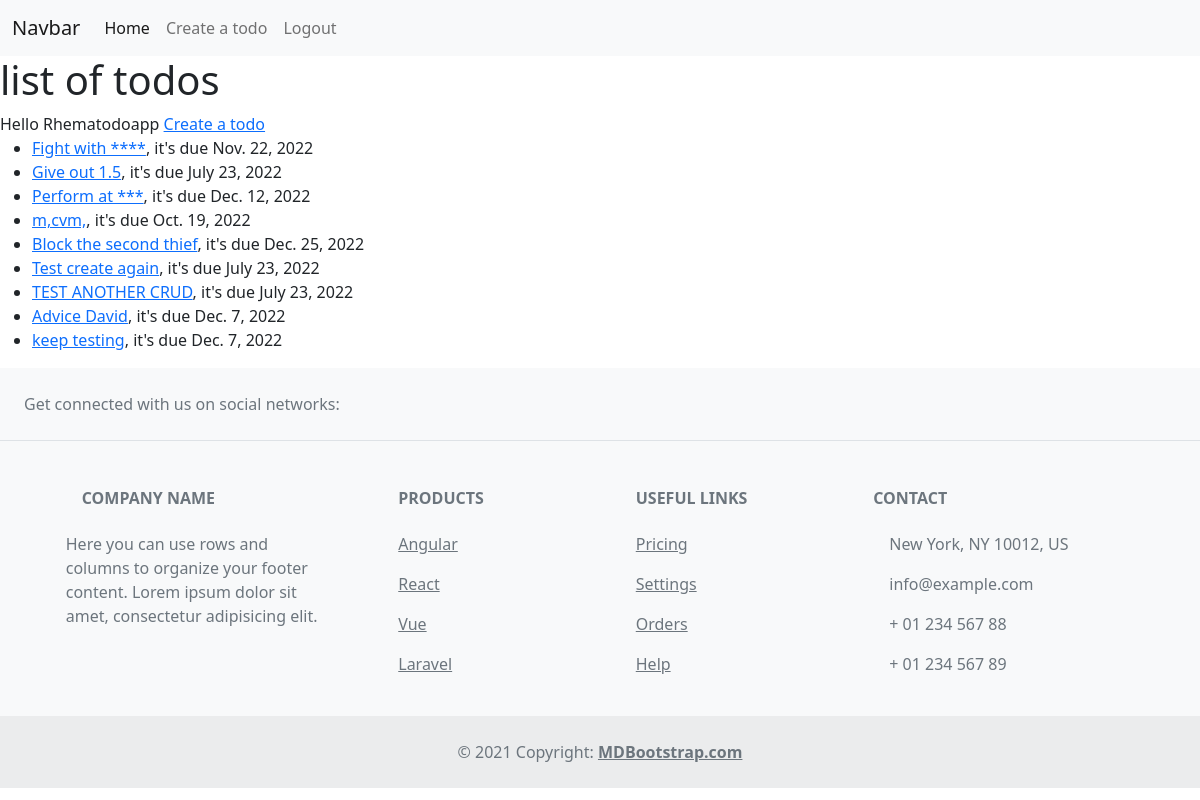
The app's page /home/ (signed in) with its own data.
### todoapp/models.py (models this page shows)
class Todo(models.Model):
    taskname = models.CharField(max_length=100)
    due_date = models.DateField()
    def __str__(self):
        return self.taskname

### todoapp/views.py (the view)
# urls.py: path('home/', todo_list),
def todo_list(request):
    todos = Todo.objects.all()
    print(todos)
    context = {
        "todo_list" : todos
    }
    return render(request, "todoapp/todo_list.html", context)

### todoapp/templates/todoapp/todo_list.html
{% extends 'todo_list2.html' %}
{% block content %}
    <h1>list of todos</h1>
    {% if request.user.is_authenticated %}
        Hello {{ request.user.username}}
    {% else %}
        Hello anonymous user
    {% endif %}
    <a href="/create">Create a todo</a>
    <ul>
        {% for todo in todo_list %}
            <li><a href="/{{todo.id}}">{{todo.taskname}}</a>, it's due {{todo.due_date}}</li>
        {% endfor %}
    </ul>
{% endblock %}

### records on screen
Todo: taskname "Fight with ****", due_date "Nov. 22, 2022"
Todo: taskname "Give out 1.5", due_date "July 23, 2022"
Todo: taskname "Perform at ***", due_date "Dec. 12, 2022"
Todo: taskname "m,cvm,", due_date "Oct. 19, 2022"
Todo: taskname "Block the second thief", due_date "Dec. 25, 2022"
Todo: taskname "Test create again", due_date "July 23, 2022"
Todo: taskname "TEST ANOTHER CRUD", due_date "July 23, 2022"
Todo: taskname "Advice David", due_date "Dec. 7, 2022"
Todo: taskname "keep testing", due_date "Dec. 7, 2022"

### other values on screen
{{ request.user.username }} "Rhematodoapp"
